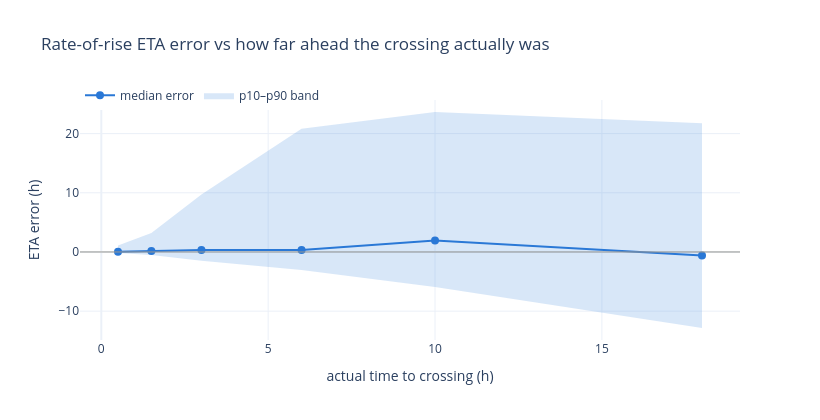

Notebook cell for this chart:
### Markdown cell above
## 4. Rate-of-rise extrapolation (nowcast baseline)

The simplest possible ETA: extrapolate the gauge's **own** recent slope (2-h mean rise)
to the alert stage. Established flood-warning baseline; expected to work only close-in,
degrading as the hydrograph curves. Every fancier method must beat this inside its
useful range.

### Code cell
SLOPE_WIN = 8  # 2 h of 15-min steps
rows = []
for gid in SVPA_GAUGES:
    thr = YELLOW[gid]
    for _, ev in EVENTS_SVPA.iterrows():
        w = window(gid, ev["utc"])
        if w is None or w.max() < thr:
            continue
        tc = cross_time(w, thr, rising=True)
        if tc is None:
            continue
        rise = w.loc[:tc]
        slope = rise.diff().rolling(SLOPE_WIN).mean() * 4.0  # ft/h
        for ts, sl in slope.items():
            if not np.isfinite(sl) or sl <= 0.02:
                continue
            gap_ft = thr - rise.loc[ts]
            if gap_ft <= 0 or gap_ft / sl > 48:
                continue
            lead = (tc - ts).total_seconds() / 3600.0
            rows.append({"gauge": gid, "lead_h": lead, "err_h": gap_ft / sl - lead})
eta = pd.DataFrame(rows)
eta["bucket"] = pd.cut(eta["lead_h"], [0, 1, 2, 4, 8, 12, 24])
g = eta.groupby("bucket", observed=True)["err_h"]
eta_summary = pd.DataFrame({"n": g.size(), "median_err_h": g.median().round(2),
                            "abs_med_err_h": g.apply(lambda v: v.abs().median()).round(2),
                            "p10_h": g.quantile(.1).round(2), "p90_h": g.quantile(.9).round(2)})
display(eta_summary)

centers = [0.5, 1.5, 3, 6, 10, 18]
fig = go.Figure()
fig.add_scatter(x=centers, y=g.quantile(.9).values, mode="lines", line=dict(width=0),
                showlegend=False, hoverinfo="skip")
fig.add_scatter(x=centers, y=g.quantile(.1).values, mode="lines", fill="tonexty",
                fillcolor="rgba(42,120,214,0.18)", line=dict(width=0),
                name="p10–p90 band")
fig.add_scatter(x=centers, y=g.median().values, mode="lines+markers",
                line=dict(color=PAL[0], width=2), marker=dict(size=8), name="median error")
fig.add_hline(y=0, line=dict(color=GRAY, width=1))
fig.update_layout(template="plotly_white", height=420, width=820,
                  title="Rate-of-rise ETA error vs how far ahead the crossing actually was",
                  xaxis_title="actual time to crossing (h)", yaxis_title="ETA error (h)",
                  legend=dict(orientation="h", y=1.08))
fig.show()

### Figure 1 — Plotly figure (JSON) as saved in the notebook; plotly's stock layout.template omitted (floating-point values rounded to 4 significant figures)
{"data": [{"hoverinfo": "skip", "line": {"width": 0}, "mode": "lines", "showlegend": false, "type": "scatter", "x": [0.5, 1.5, 3, 6, 10, 18], "y": [1.101, 3.196, 9.712, 20.8, 23.65, 21.74]}, {"fill": "tonexty", "fillcolor": "rgba(42,120,214,0.18)", "line": {"width": 0}, "mode": "lines", "name": "p10–p90 band", "type": "scatter", "x": [0.5, 1.5, 3, 6, 10, 18], "y": [-0.1606, -0.4964, -1.486, -3.061, -5.897, -12.84]}, {"line": {"color": "#2a78d6", "width": 2}, "marker": {"size": 8}, "mode": "lines+markers", "name": "median error", "type": "scatter", "x": [0.5, 1.5, 3, 6, 10, 18], "y": [0.03832, 0.1649, 0.3523, 0.3271, 1.956, -0.6015]}], "layout": {"height": 420, "legend": {"orientation": "h", "y": 1.08}, "shapes": [{"line": {"color": "#9a9891", "width": 1}, "type": "line", "x0": 0, "x1": 1, "xref": "x domain", "y0": 0, "y1": 0, "yref": "y"}], "title": {"text": "Rate-of-rise ETA error vs how far ahead the crossing actually was"}, "width": 820, "xaxis": {"title": {"text": "actual time to crossing (h)"}}, "yaxis": {"title": {"text": "ETA error (h)"}}}}
